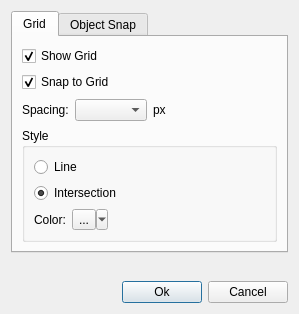
<?xml version="1.0" encoding="UTF-8"?>
<ui version="4.0">
 <class>GridDialog</class>
 <widget class="QDialog" name="GridDialog">
  <property name="geometry">
   <rect>
    <x>0</x>
    <y>0</y>
    <width>299</width>
    <height>314</height>
   </rect>
  </property>
  <property name="windowTitle">
   <string>Dialog</string>
  </property>
  <layout class="QGridLayout" name="gridLayout_3">
   <item row="0" column="0">
    <widget class="QTabWidget" name="tabWidget">
     <property name="currentIndex">
      <number>0</number>
     </property>
     <widget class="QWidget" name="gridtab">
      <attribute name="title">
       <string>Grid</string>
      </attribute>
      <layout class="QGridLayout" name="gridLayout_2">
       <item row="0" column="0">
        <widget class="QCheckBox" name="checkBox_showgrid">
         <property name="text">
          <string>Show Grid</string>
         </property>
         <property name="checked">
          <bool>true</bool>
         </property>
        </widget>
       </item>
       <item row="1" column="0">
        <widget class="QCheckBox" name="checkBox_snaptogrid">
         <property name="text">
          <string>Snap to Grid</string>
         </property>
         <property name="checked">
          <bool>true</bool>
         </property>
        </widget>
       </item>
       <item row="2" column="0">
        <layout class="QHBoxLayout" name="horizontalLayout_2">
         <item>
          <widget class="QLabel" name="label">
           <property name="text">
            <string>Spacing:</string>
           </property>
          </widget>
         </item>
         <item>
          <widget class="QComboBox" name="comboBox_spacings"/>
         </item>
         <item>
          <widget class="QLabel" name="label_2">
           <property name="text">
            <string>px</string>
           </property>
          </widget>
         </item>
         <item>
          <spacer name="horizontalSpacer_3">
           <property name="orientation">
            <enum>Qt::Horizontal</enum>
           </property>
           <property name="sizeHint" stdset="0">
            <size>
             <width>40</width>
             <height>20</height>
            </size>
           </property>
          </spacer>
         </item>
        </layout>
       </item>
       <item row="3" column="0">
        <widget class="QGroupBox" name="groupBox">
         <property name="title">
          <string>Style</string>
         </property>
         <layout class="QGridLayout" name="gridLayout">
          <item row="0" column="0">
           <widget class="QRadioButton" name="radioButton_line">
            <property name="text">
             <string>Line</string>
            </property>
           </widget>
          </item>
          <item row="1" column="0">
           <widget class="QRadioButton" name="radioButton_intersection">
            <property name="text">
             <string>Intersection</string>
            </property>
            <property name="checked">
             <bool>true</bool>
            </property>
           </widget>
          </item>
          <item row="2" column="0">
           <layout class="QHBoxLayout" name="horizontalLayout">
            <item>
             <widget class="QLabel" name="label_3">
              <property name="text">
               <string>Color:</string>
              </property>
             </widget>
            </item>
            <item>
             <widget class="QToolButton" name="toolButton_color">
              <property name="text">
               <string>...</string>
              </property>
              <property name="icon">
               <iconset resource="../Images/Images.qrc">
                <normaloff>:/LineColor.png</normaloff>:/LineColor.png</iconset>
              </property>
              <property name="popupMode">
               <enum>QToolButton::MenuButtonPopup</enum>
              </property>
             </widget>
            </item>
            <item>
             <spacer name="horizontalSpacer_2">
              <property name="orientation">
               <enum>Qt::Horizontal</enum>
              </property>
              <property name="sizeHint" stdset="0">
               <size>
                <width>40</width>
                <height>20</height>
               </size>
              </property>
             </spacer>
            </item>
           </layout>
          </item>
         </layout>
        </widget>
       </item>
      </layout>
     </widget>
     <widget class="QWidget" name="objectsnaptab">
      <attribute name="title">
       <string>Object Snap</string>
      </attribute>
      <layout class="QGridLayout" name="gridLayout_4">
       <item row="0" column="0">
        <widget class="QGroupBox" name="groupBox_2">
         <property name="title">
          <string>Snap to Objects</string>
         </property>
         <property name="checkable">
          <bool>true</bool>
         </property>
         <layout class="QGridLayout" name="gridLayout_6">
          <item row="0" column="0">
           <widget class="QGroupBox" name="groupBox_3">
            <property name="title">
             <string>Snap to Margin</string>
            </property>
            <property name="checkable">
             <bool>true</bool>
            </property>
            <layout class="QGridLayout" name="gridLayout_5">
             <item row="0" column="0">
              <widget class="QLabel" name="label_4">
               <property name="text">
                <string>Vertical</string>
               </property>
              </widget>
             </item>
             <item row="0" column="1">
              <widget class="QLineEdit" name="lineEdit">
               <property name="text">
                <string>10</string>
               </property>
              </widget>
             </item>
             <item row="0" column="2">
              <widget class="QLabel" name="label_7">
               <property name="text">
                <string>px</string>
               </property>
              </widget>
             </item>
             <item row="1" column="0">
              <widget class="QLabel" name="label_6">
               <property name="text">
                <string>Horizontal</string>
               </property>
              </widget>
             </item>
             <item row="1" column="1">
              <widget class="QLineEdit" name="lineEdit_2">
               <property name="text">
                <string>10</string>
               </property>
              </widget>
             </item>
             <item row="1" column="2">
              <widget class="QLabel" name="label_8">
               <property name="text">
                <string>px</string>
               </property>
              </widget>
             </item>
            </layout>
           </widget>
          </item>
          <item row="1" column="0">
           <layout class="QHBoxLayout" name="horizontalLayout_4">
            <item>
             <widget class="QLabel" name="label_5">
              <property name="text">
               <string>Snap Guide Color:</string>
              </property>
             </widget>
            </item>
            <item>
             <widget class="QToolButton" name="toolButton_2">
              <property name="text">
               <string>...</string>
              </property>
              <property name="icon">
               <iconset resource="../Images/Images.qrc">
                <normaloff>:/LineColor.png</normaloff>:/LineColor.png</iconset>
              </property>
              <property name="popupMode">
               <enum>QToolButton::MenuButtonPopup</enum>
              </property>
             </widget>
            </item>
            <item>
             <spacer name="horizontalSpacer_4">
              <property name="orientation">
               <enum>Qt::Horizontal</enum>
              </property>
              <property name="sizeHint" stdset="0">
               <size>
                <width>40</width>
                <height>20</height>
               </size>
              </property>
             </spacer>
            </item>
           </layout>
          </item>
         </layout>
        </widget>
       </item>
      </layout>
     </widget>
    </widget>
   </item>
   <item row="1" column="0">
    <spacer name="verticalSpacer">
     <property name="orientation">
      <enum>Qt::Vertical</enum>
     </property>
     <property name="sizeHint" stdset="0">
      <size>
       <width>20</width>
       <height>40</height>
      </size>
     </property>
    </spacer>
   </item>
   <item row="2" column="0">
    <layout class="QHBoxLayout" name="horizontalLayout_3">
     <item>
      <spacer name="horizontalSpacer">
       <property name="orientation">
        <enum>Qt::Horizontal</enum>
       </property>
       <property name="sizeHint" stdset="0">
        <size>
         <width>40</width>
         <height>20</height>
        </size>
       </property>
      </spacer>
     </item>
     <item>
      <widget class="QPushButton" name="pushButton_ok">
       <property name="text">
        <string>Ok</string>
       </property>
      </widget>
     </item>
     <item>
      <widget class="QPushButton" name="pushButton_cancel">
       <property name="text">
        <string>Cancel</string>
       </property>
      </widget>
     </item>
    </layout>
   </item>
  </layout>
 </widget>
 <resources>
  <include location="../Images/Images.qrc"/>
 </resources>
 <connections/>
</ui>
